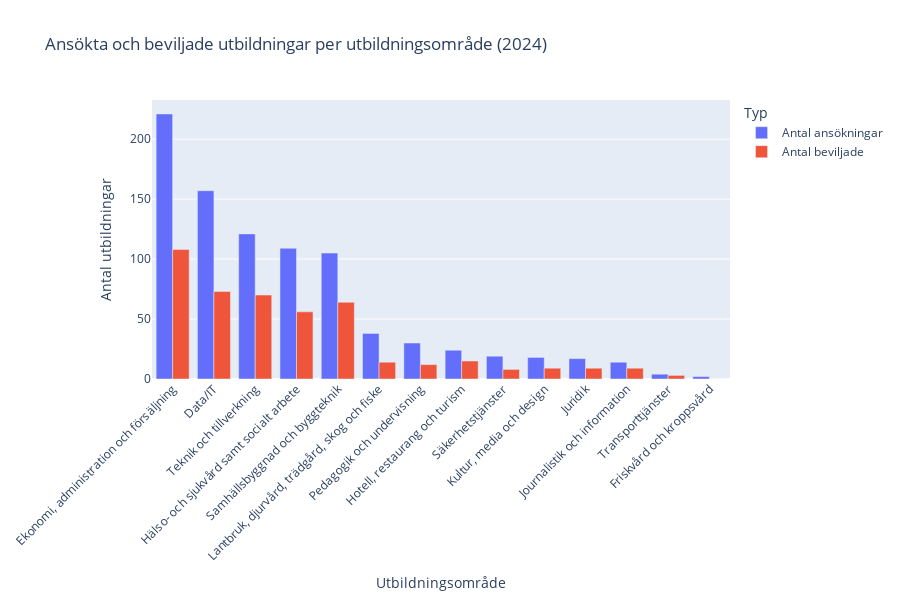

The notebook cell saved with this chart:
### Code cell
import plotly.express as px

# Visualisering med stapeldiagram
fig = px.bar(
    sammanstallning,
    x="Utbildningsområde",
    y=["Antal ansökningar", "Antal beviljade"],
    barmode="group",
    title="Ansökta och beviljade utbildningar per utbildningsområde (2024)",
    labels={"value": "Antal utbildningar", "variable": "Typ"},
    height=600
)

fig.update_layout(xaxis_tickangle=-45)
fig.show()

### Figure 1 — Plotly figure (JSON) as saved in the notebook; plotly's stock layout.template omitted (floating-point values rounded to 4 significant figures)
{"data": [{"alignmentgroup": "True", "hovertemplate": "Typ=Antal ansökningar<br>Utbildningsområde=%{x}<br>Antal utbildningar=%{y}<extra></extra>", "legendgroup": "Antal ansökningar", "marker": {"color": "#636efa", "pattern": {"shape": ""}}, "name": "Antal ansökningar", "offsetgroup": "Antal ansökningar", "orientation": "v", "showlegend": true, "textposition": "auto", "type": "bar", "x": ["Ekonomi, administration och försäljning", "Data/IT", "Teknik och tillverkning", "Hälso- och sjukvård samt socialt arbete", "Samhällsbyggnad och byggteknik", "Lantbruk, djurvård, trädgård, skog och fiske", "Pedagogik och undervisning", "Hotell, restaurang och turism", "Säkerhetstjänster", "Kultur, media och design", "Juridik", "Journalistik och information", "Transporttjänster", "Friskvård och kroppsvård"], "xaxis": "x", "y": [221.0, 157.0, 121.0, 109.0, 105.0, 38.0, 30.0, 24.0, 19.0, 18.0, 17.0, 14.0, 4.0, 2.0], "yaxis": "y"}, {"alignmentgroup": "True", "hovertemplate": "Typ=Antal beviljade<br>Utbildningsområde=%{x}<br>Antal utbildningar=%{y}<extra></extra>", "legendgroup": "Antal beviljade", "marker": {"color": "#EF553B", "pattern": {"shape": ""}}, "name": "Antal beviljade", "offsetgroup": "Antal beviljade", "orientation": "v", "showlegend": true, "textposition": "auto", "type": "bar", "x": ["Ekonomi, administration och försäljning", "Data/IT", "Teknik och tillverkning", "Hälso- och sjukvård samt socialt arbete", "Samhällsbyggnad och byggteknik", "Lantbruk, djurvård, trädgård, skog och fiske", "Pedagogik och undervisning", "Hotell, restaurang och turism", "Säkerhetstjänster", "Kultur, media och design", "Juridik", "Journalistik och information", "Transporttjänster", "Friskvård och kroppsvård"], "xaxis": "x", "y": [108.0, 73.0, 70.0, 56.0, 64.0, 14.0, 12.0, 15.0, 8.0, 9.0, 9.0, 9.0, 3.0, 0.0], "yaxis": "y"}], "layout": {"barmode": "group", "height": 600, "legend": {"title": {"text": "Typ"}, "tracegroupgap": 0}, "title": {"text": "Ansökta och beviljade utbildningar per utbildningsområde (2024)"}, "xaxis": {"anchor": "y", "domain": [0, 1], "tickangle": -45, "title": {"text": "Utbildningsområde"}}, "yaxis": {"anchor": "x", "domain": [0, 1], "title": {"text": "Antal utbildningar"}}}}
